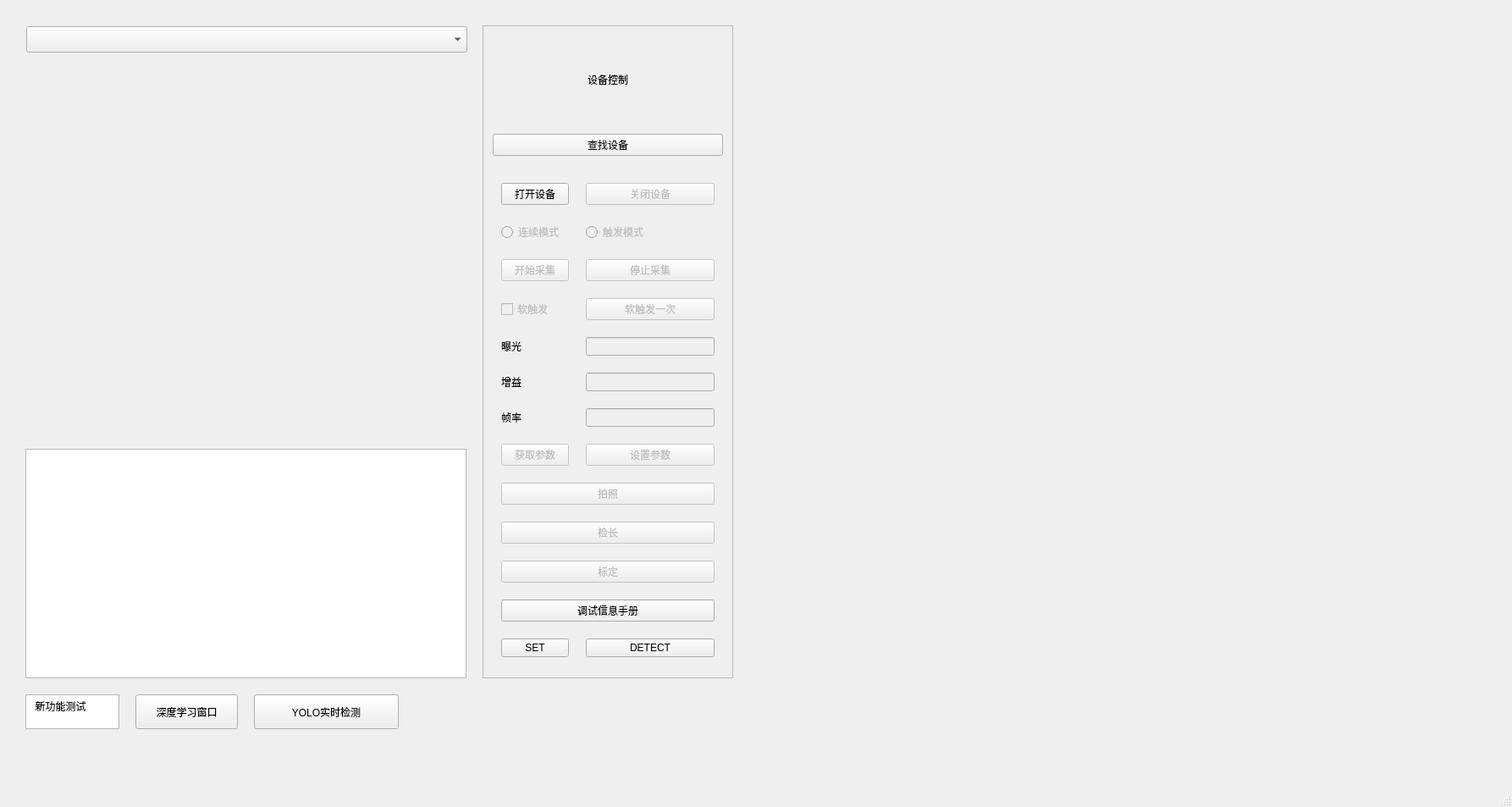
<?xml version="1.0" encoding="UTF-8"?>
<ui version="4.0">
 <class>MainWindow</class>
 <widget class="QMainWindow" name="MainWindow">
  <property name="geometry">
   <rect>
    <x>0</x>
    <y>0</y>
    <width>1786</width>
    <height>953</height>
   </rect>
  </property>
  <property name="windowTitle">
   <string>VisualRobot</string>
  </property>
  <widget class="QWidget" name="centralWidget">
   <widget class="QFrame" name="groupFrame">
    <property name="geometry">
     <rect>
      <x>570</x>
      <y>30</y>
      <width>296</width>
      <height>771</height>
     </rect>
    </property>
    <property name="frameShape">
     <enum>QFrame::StyledPanel</enum>
    </property>
    <property name="frameShadow">
     <enum>QFrame::Raised</enum>
    </property>
    <widget class="QWidget" name="layoutWidget">
     <property name="geometry">
      <rect>
       <x>0</x>
       <y>0</y>
       <width>296</width>
       <height>778</height>
      </rect>
     </property>
     <layout class="QVBoxLayout" name="verticalLayout" stretch="1,0,0">
      <property name="spacing">
       <number>12</number>
      </property>
      <property name="leftMargin">
       <number>12</number>
      </property>
      <property name="topMargin">
       <number>12</number>
      </property>
      <property name="rightMargin">
       <number>12</number>
      </property>
      <property name="bottomMargin">
       <number>12</number>
      </property>
      <item>
       <widget class="QLabel" name="groupTitle">
        <property name="text">
         <string>设备控制</string>
        </property>
        <property name="alignment">
         <set>Qt::AlignCenter</set>
        </property>
       </widget>
      </item>
      <item>
       <widget class="QPushButton" name="bnEnum">
        <property name="text">
         <string>查找设备</string>
        </property>
       </widget>
      </item>
      <item>
       <layout class="QGridLayout" name="gridLayout">
        <property name="leftMargin">
         <number>10</number>
        </property>
        <property name="topMargin">
         <number>20</number>
        </property>
        <property name="rightMargin">
         <number>10</number>
        </property>
        <property name="bottomMargin">
         <number>20</number>
        </property>
        <property name="spacing">
         <number>20</number>
        </property>
        <item row="8" column="1">
         <widget class="QPushButton" name="bnSetParam">
          <property name="enabled">
           <bool>false</bool>
          </property>
          <property name="text">
           <string>设置参数</string>
          </property>
         </widget>
        </item>
        <item row="12" column="0" colspan="2">
         <widget class="QPushButton" name="btnOpenManual">
          <property name="text">
           <string>调试信息手册</string>
          </property>
         </widget>
        </item>
        <item row="4" column="1">
         <widget class="QLineEdit" name="tbExposure">
          <property name="enabled">
           <bool>false</bool>
          </property>
         </widget>
        </item>
        <item row="8" column="0">
         <widget class="QPushButton" name="bnGetParam">
          <property name="enabled">
           <bool>false</bool>
          </property>
          <property name="text">
           <string>获取参数</string>
          </property>
         </widget>
        </item>
        <item row="2" column="1">
         <widget class="QPushButton" name="bnStop">
          <property name="enabled">
           <bool>false</bool>
          </property>
          <property name="text">
           <string>停止采集</string>
          </property>
         </widget>
        </item>
        <item row="7" column="1">
         <widget class="QLineEdit" name="tbFrameRate">
          <property name="enabled">
           <bool>false</bool>
          </property>
         </widget>
        </item>
        <item row="0" column="0">
         <widget class="QPushButton" name="bnOpen">
          <property name="text">
           <string>打开设备</string>
          </property>
         </widget>
        </item>
        <item row="2" column="0">
         <widget class="QPushButton" name="bnStart">
          <property name="enabled">
           <bool>false</bool>
          </property>
          <property name="text">
           <string>开始采集</string>
          </property>
         </widget>
        </item>
        <item row="4" column="0">
         <widget class="QLabel" name="lExposure">
          <property name="text">
           <string>曝光</string>
          </property>
         </widget>
        </item>
        <item row="3" column="1">
         <widget class="QPushButton" name="bnTriggerExec">
          <property name="enabled">
           <bool>false</bool>
          </property>
          <property name="text">
           <string>软触发一次</string>
          </property>
         </widget>
        </item>
        <item row="3" column="0">
         <widget class="QCheckBox" name="cbSoftTrigger">
          <property name="enabled">
           <bool>false</bool>
          </property>
          <property name="text">
           <string>软触发</string>
          </property>
         </widget>
        </item>
        <item row="6" column="1">
         <widget class="QLineEdit" name="tbGain">
          <property name="enabled">
           <bool>false</bool>
          </property>
         </widget>
        </item>
        <item row="6" column="0">
         <widget class="QLabel" name="lGain">
          <property name="text">
           <string>增益</string>
          </property>
         </widget>
        </item>
        <item row="0" column="1">
         <widget class="QPushButton" name="bnClose">
          <property name="enabled">
           <bool>false</bool>
          </property>
          <property name="text">
           <string>关闭设备</string>
          </property>
         </widget>
        </item>
        <item row="10" column="0" colspan="2">
         <widget class="QPushButton" name="GetLength">
          <property name="enabled">
           <bool>false</bool>
          </property>
          <property name="text">
           <string>检长</string>
          </property>
         </widget>
        </item>
        <item row="1" column="1">
         <widget class="QRadioButton" name="bnTriggerMode">
          <property name="enabled">
           <bool>false</bool>
          </property>
          <property name="text">
           <string>触发模式</string>
          </property>
         </widget>
        </item>
        <item row="1" column="0">
         <widget class="QRadioButton" name="bnContinuesMode">
          <property name="enabled">
           <bool>false</bool>
          </property>
          <property name="text">
           <string>连续模式</string>
          </property>
         </widget>
        </item>
        <item row="9" column="0" colspan="2">
         <widget class="QPushButton" name="pushButton">
          <property name="enabled">
           <bool>false</bool>
          </property>
          <property name="text">
           <string>拍照</string>
          </property>
         </widget>
        </item>
        <item row="11" column="0" colspan="2">
         <widget class="QPushButton" name="genMatrix">
          <property name="enabled">
           <bool>false</bool>
          </property>
          <property name="text">
           <string>标定</string>
          </property>
         </widget>
        </item>
        <item row="7" column="0">
         <widget class="QLabel" name="lFrameRate">
          <property name="text">
           <string>帧率</string>
          </property>
         </widget>
        </item>
        <item row="13" column="0">
         <widget class="QPushButton" name="setTemplate">
          <property name="text">
           <string>SET</string>
          </property>
         </widget>
        </item>
        <item row="13" column="1">
         <widget class="QPushButton" name="detect">
          <property name="text">
           <string>DETECT</string>
          </property>
         </widget>
        </item>
       </layout>
      </item>
     </layout>
    </widget>
   </widget>
   <widget class="QTextEdit" name="displayLogMsg">
    <property name="geometry">
     <rect>
      <x>30</x>
      <y>530</y>
      <width>521</width>
      <height>271</height>
     </rect>
    </property>
   </widget>
   <widget class="QLabel" name="widgetDisplay_2">
    <property name="geometry">
     <rect>
      <x>880</x>
      <y>30</y>
      <width>871</width>
      <height>771</height>
     </rect>
    </property>
    <property name="text">
     <string/>
    </property>
   </widget>
   <widget class="QWidget" name="widgetDisplay" native="true">
    <property name="geometry">
     <rect>
      <x>30</x>
      <y>83</y>
      <width>521</width>
      <height>431</height>
     </rect>
    </property>
   </widget>
   <widget class="QComboBox" name="ComboDevices">
    <property name="geometry">
     <rect>
      <x>31</x>
      <y>31</y>
      <width>521</width>
      <height>31</height>
     </rect>
    </property>
   </widget>
   <widget class="QPushButton" name="CallDLwindow">
    <property name="geometry">
     <rect>
      <x>160</x>
      <y>820</y>
      <width>121</width>
      <height>41</height>
     </rect>
    </property>
    <property name="text">
     <string>深度学习窗口</string>
    </property>
   </widget>
   <widget class="QPlainTextEdit" name="plainTextEdit">
    <property name="geometry">
     <rect>
      <x>30</x>
      <y>820</y>
      <width>111</width>
      <height>41</height>
     </rect>
    </property>
    <property name="layoutDirection">
     <enum>Qt::LeftToRight</enum>
    </property>
    <property name="verticalScrollBarPolicy">
     <enum>Qt::ScrollBarAlwaysOff</enum>
    </property>
    <property name="horizontalScrollBarPolicy">
     <enum>Qt::ScrollBarAlwaysOff</enum>
    </property>
    <property name="readOnly">
     <bool>false</bool>
    </property>
    <property name="plainText">
     <string>  新功能测试</string>
    </property>
    <property name="centerOnScroll">
     <bool>false</bool>
    </property>
   </widget>
   <widget class="QPushButton" name="bnCapture">
    <property name="geometry">
     <rect>
      <x>300</x>
      <y>820</y>
      <width>171</width>
      <height>41</height>
     </rect>
    </property>
    <property name="text">
     <string>YOLO实时检测</string>
    </property>
   </widget>
  </widget>
  <widget class="QStatusBar" name="statusBar"/>
 </widget>
 <layoutdefault spacing="6" margin="11"/>
 <tabstops>
  <tabstop>bnEnum</tabstop>
  <tabstop>ComboDevices</tabstop>
  <tabstop>bnOpen</tabstop>
  <tabstop>bnClose</tabstop>
 </tabstops>
 <resources/>
 <connections/>
</ui>
